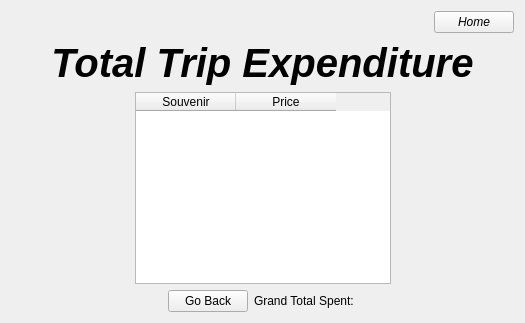
      <widget class="QWidget" name="page_infoSouvenirs">
       <layout class="QGridLayout" name="gridLayout_5">
        <item row="3" column="1">
         <layout class="QHBoxLayout" name="horizontalLayout_9">
          <item>
           <spacer name="horizontalSpacer_14">
            <property name="orientation">
             <enum>Qt::Horizontal</enum>
            </property>
            <property name="sizeHint" stdset="0">
             <size>
              <width>40</width>
              <height>20</height>
             </size>
            </property>
           </spacer>
          </item>
          <item>
           <widget class="QLabel" name="souvenirsPg_label_TOP">
            <property name="font">
             <font>
              <pointsize>30</pointsize>
              <weight>75</weight>
              <italic>true</italic>
              <bold>true</bold>
              <underline>false</underline>
             </font>
            </property>
            <property name="layoutDirection">
             <enum>Qt::LeftToRight</enum>
            </property>
            <property name="text">
             <string>Total Trip Expenditure</string>
            </property>
            <property name="alignment">
             <set>Qt::AlignCenter</set>
            </property>
           </widget>
          </item>
          <item>
           <spacer name="horizontalSpacer_15">
            <property name="orientation">
             <enum>Qt::Horizontal</enum>
            </property>
            <property name="sizeHint" stdset="0">
             <size>
              <width>40</width>
              <height>20</height>
             </size>
            </property>
           </spacer>
          </item>
         </layout>
        </item>
        <item row="6" column="1">
         <layout class="QHBoxLayout" name="horizontalLayout_10">
          <item>
           <spacer name="horizontalSpacer_16">
            <property name="orientation">
             <enum>Qt::Horizontal</enum>
            </property>
            <property name="sizeHint" stdset="0">
             <size>
              <width>40</width>
              <height>20</height>
             </size>
            </property>
           </spacer>
          </item>
          <item>
           <widget class="QPushButton" name="backbtn">
            <property name="text">
             <string>Go Back</string>
            </property>
           </widget>
          </item>
          <item>
           <widget class="QLabel" name="souvenirsPg_label_GRANDTL">
            <property name="text">
             <string>Grand Total Spent: </string>
            </property>
           </widget>
          </item>
          <item>
           <spacer name="horizontalSpacer_17">
            <property name="orientation">
             <enum>Qt::Horizontal</enum>
            </property>
            <property name="sizeHint" stdset="0">
             <size>
              <width>40</width>
              <height>20</height>
             </size>
            </property>
           </spacer>
          </item>
         </layout>
        </item>
        <item row="1" column="1">
         <layout class="QHBoxLayout" name="horizontalLayout_32">
          <item>
           <spacer name="horizontalSpacer_37">
            <property name="orientation">
             <enum>Qt::Horizontal</enum>
            </property>
            <property name="sizeHint" stdset="0">
             <size>
              <width>40</width>
              <height>23</height>
             </size>
            </property>
           </spacer>
          </item>
          <item>
           <widget class="QPushButton" name="FromReceiptHome_pushButton">
            <property name="font">
             <font>
              <italic>true</italic>
             </font>
            </property>
            <property name="text">
             <string>Home</string>
            </property>
           </widget>
          </item>
         </layout>
        </item>
        <item row="4" column="1">
         <layout class="QHBoxLayout" name="horizontalLayout_25">
          <item>
           <spacer name="horizontalSpacer_47">
            <property name="orientation">
             <enum>Qt::Horizontal</enum>
            </property>
            <property name="sizeHint" stdset="0">
             <size>
              <width>40</width>
              <height>20</height>
             </size>
            </property>
           </spacer>
          </item>
          <item>
           <widget class="QTableWidget" name="souvenirsPg_tableWidget">
            <property name="enabled">
             <bool>true</bool>
            </property>
            <property name="focusPolicy">
             <enum>Qt::ClickFocus</enum>
            </property>
            <property name="tabKeyNavigation">
             <bool>false</bool>
            </property>
            <column>
             <property name="text">
              <string>Souvenir</string>
             </property>
             <property name="font">
              <font>
               <strikeout>false</strikeout>
              </font>
             </property>
            </column>
            <column>
             <property name="text">
              <string>Price</string>
             </property>
            </column>
           </widget>
          </item>
          <item>
           <spacer name="horizontalSpacer_46">
            <property name="orientation">
             <enum>Qt::Horizontal</enum>
            </property>
            <property name="sizeHint" stdset="0">
             <size>
              <width>40</width>
              <height>20</height>
             </size>
            </property>
           </spacer>
          </item>
         </layout>
        </item>
       </layout>
      </widget>
